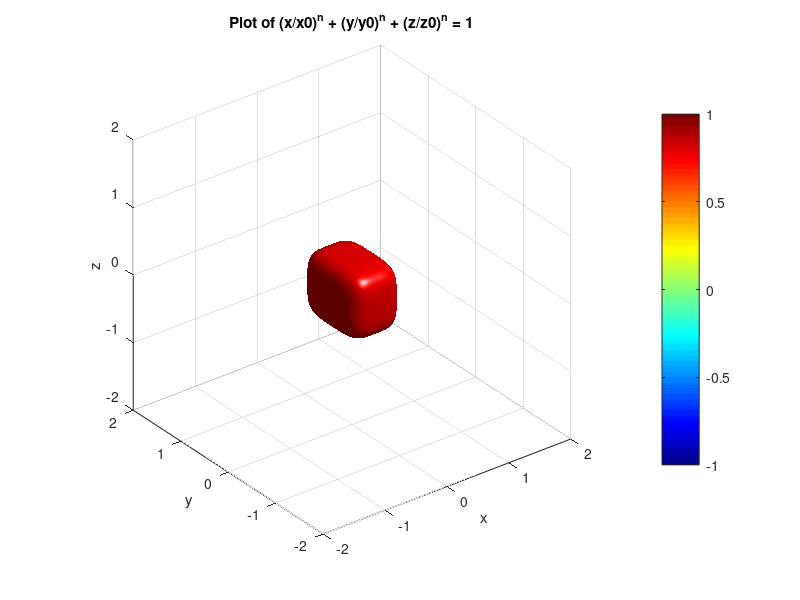

The MATLAB script that drew this image:
clc; clear all; close all;

dt = 0.1;
T = 0:dt:100;

seta_initial = -1;
for j=1:50
    Zeta_vec(:,1,j) = [0;seta_initial];  % [zeta_1; zeta_2]
    seta_initial = seta_initial + 1;
end

for j=1:50
    for i=1:length(T)
        Zeta_dot_vec = [1;sin(Zeta_vec(1,i,j))];  % [zeta_dot_1; zeta_dot_2] = [1; sin(zeta_1)]
        Zeta_vec(:,i+1,j) = Zeta_vec(:,i,j) + Zeta_dot_vec * dt;
    end
end

% figure;
% for j=1:50
%     plot(Zeta_vec(1,:,j), Zeta_vec(2,:,j), "LineWidth", 1.5, "Color", 'red')
%     hold on
%     axis([0 25 0 25])
%     xlabel('\zeta_{1}','FontSize',15)
%     ylabel('\zeta_{2}','FontSize',15)
% end 


%%%%%%%%%%%%%%%%%%%%%%%%%%%%%%%%%%%%%%%%%%%%%%%%%%%%%%%%%%%%%%%%%%%%%%%%%%%%%%%%%%%%%%%%%%%%%%%%%%%%%%%%%%%%%%%%%%%

%% Define parameters
x0 = 0.4; % Example value for x0
y0 = 0.6; % Example value for y0
z0 = 0.5; % Example value for z0
n = 4;  % Example value for n

% Create a finer grid for x, y, and z
[x, y, z] = meshgrid(linspace(-1, 1, 100), linspace(-1, 1, 100), linspace(-1, 1, 100));

% Define the implicit function
F = (x/x0).^n + (y/y0).^n + (z/z0).^n - 1;

% Create the figure
figure;
hold on;

% Extract and plot the isosurface where F = 0
p = patch(isosurface(x, y, z, F, 0));
isonormals(x, y, z, F, p);
set(p, 'FaceColor', 'red', 'EdgeColor', 'none');

% Apply interpolation to smooth the surface
p = reducepatch(p, 0.1); % Reduce the number of patches for smoothing

% Enhance visualization
daspect([1 1 1]);
view(3);
axis([-2 2 -2 2 -2 2]);
camlight;
lighting gouraud;
xlabel('x');
ylabel('y');
zlabel('z');
title('Plot of (x/x0)^n + (y/y0)^n + (z/z0)^n = 1');
grid on;
colormap jet;
colorbar;

hold off;
